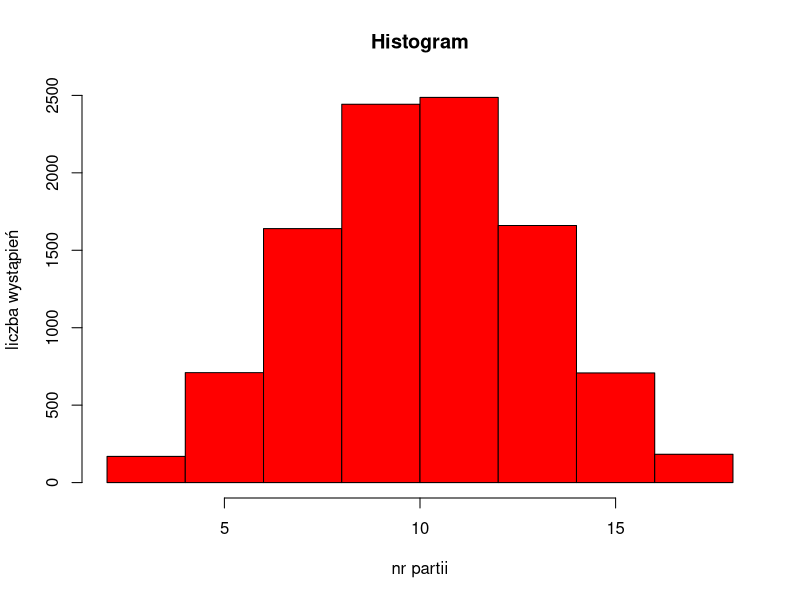

Write the R code that produced this figure.


nr_partii <- 0
wynik <- 0


for (i in 1:10000) {
  nr <- sample(1:6, 1)
  nr2 <- sample(1:6, 1)
  nr3 <- sample(1:6, 1)
  wynik[i] <- nr + nr2 + nr3
}


hist(wynik, breaks = 6, col = "red", main = "Histogram", xlab = "nr partii", ylab = "liczba wystąpień")
